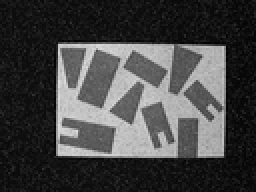
%> input picture versuch1/testmuster3cn.bmp, 128 x 96 px, shrunk from 640 x 480 before the run (shown 2 times larger)
$ octave irpVersuch1.m   (GNU Octave 9; MATLAB toolbox functions it lacks are replaced by stand-ins)
%> lines starting %> are read from the running program, lines starting %| are printed output that depends on the picture
%> further down, I is the input picture: size 96x128 uint8; min 0, max 224, mean 67.6
### versuch1/irpFilter.m
function F = irpFilter(I, noise, algorithm)
%> called with noise = 1, algorithm = 2
% F = irpFilter(I, noise, algorithm)
% Wendet einen geeigneten Rauschfilter auf das Eingangsbild an.
%
% Parameter:
% 'I'                 Eingangsbild
% 'noise'             St鋜ke der Filterung: 0(aus), 1(leicht), 2(stark)
% 'algorithm'         Auswahl des Verfahrens: 1 (Average), 2 (Median)
%
% R點kgabewerte:
% 'F'                 Gefiltertes Bild.

% Setze Filtergr鲞e.
fsize = (noise*2)+1;

% F黨re Filteroperation durch in Abh鋘gigkeit von 'algorithm'.
if (algorithm == 1)
    F = irpAveragefilt2(I, fsize);
end

if (algorithm == 2)
    F = medfilt2(I,[fsize fsize]);
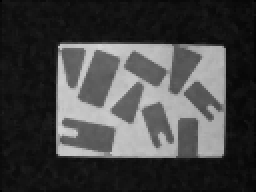
%> F: size 96x128 uint8 (shown 2 times larger); min 0, max 212, mean 67.1
end

if (algorithm == 0)
    F = I;
end

### versuch1/irpThresholds.m
function [low high] = irpThresholds(I)
% [low high] = irpThresholds(I)
% Berechnet auf Basis des Grauwerthistogramms automatisch
% einen niedrigen und eine hohen Schwellwert.
%
% Parameter:
% 'I'                 Grauwertbild mit Werten im Bereich [0 255]
%
% R點kgabewerte:
% 'low'               Niedriger Schwellwert
% 'high'              Hoher Schwellwert

% Berechne das Histogramm.
H = imhist (I);
%> H = 256 values, max 796 at index 18, min 0 at index 2, mean 48

% Als Zwischenschritt kann hier die Funktion 'irp3Gaussians1d' verwendet
% werden, die 3 gewichtete Gaussverteilungen aus dem Histogramm sch鋞zt.
irp3Gaussians1d(H);
[MU, SIGMA, WEIGHT] = irp3Gaussians1d (H);

% Berechne die Schwellwerte.
[MU, IX] = sort(MU, 'ascend');
SIGMAB = SIGMA(IX);
WEIGHTB = WEIGHT(IX);

k1 = zeros(256,1);
k1(:,1) = gauss_distribution(1:256, MU(1), SIGMAB(1));
k2 = zeros(256,1);
k2(:,1) = gauss_distribution(1:256, MU(2), SIGMAB(2));
k3 = zeros(256,1);
k3(:,1) = gauss_distribution(1:256, MU(3), SIGMAB(3));

% addieren. minimum suchen zwischen den mu. dann mu wieder auf grenzwert
% draufaddieren

k1k2 = zeros(256,1);
k1k2(:,1) = k1(:,1)*WEIGHTB(1) + k2(:,1)*WEIGHTB(2);
[min1, min1_ind]= min(k1k2(MU(1):MU(2),1)')
low = min1_ind + MU(1);

k2k3 = zeros(256,1);
k2k3(:,1) = k2(:,1)*WEIGHTB(2) + k3(:,1)*WEIGHTB(3);
[min2, min2_ind]= min(k2k3(MU(2):MU(3),1)')
high = min2_ind + MU(2);

% % einfache Variante
%  low = (MU(2)+MU(1))/2;
%  high =(MU(2)+MU(3))/2;
end

% Methode2
% [5 lines left out: function gauss_distribution, not called in this run]

### versuch1/irp3Gaussians1d.m
function [MU, SIGMA, WEIGHT] = irp3Gaussians1d(H)
% C = irp3Gaussians1d(H)
% Berechnet auf Basis des Grauwerthistogramms drei Gaussverteilungen.
%
% Parameter:
% 'H'                 Grauwerthistogramm
%
% R點kgabewerte:
% 'MU'                 3d Spaltenvektor mit Mittelwerten der Gaussverteilungen
% 'SIGMA'              3d Spaltenvektor mit Standardabweichungen der Gaussverteilungen
% 'WEIGHT'             3d Spaltenvektor mit Gewichten der Gaussverteilungen

% Generiere Trainingsvektor aus Histogramm
num = size(H,1);
%> num = 256
train = [];
for i=1:num,
  train = [train; i * ones(min(round(sum(H,1)/100),H(i)),1)];
end
%> after the loop, train = 7191 values from 1 to 213

% Sch鋞ze Gaussverteilungen mit Hilfe des EM-Algorithmus
success = 0;
while success == 0
  try
    est = gmmb_em(double(train), 'init', 'cmeans1', 'components', 3, 'thr', 1e-8);
    success = 1;
  catch
    success = 0;
  end
end

% Generiere R點kgabewerte
MU     = est.mu';
SIGMA  = sqrt(squeeze(est.sigma));
WEIGHT = est.weight;

### versuch1/irpVersuch1.m
%% Setze einige Variablen.
% 'I' muss bekannt und ein Grauwertbild sein.
I = imread('testmuster3cn.bmp');
%I = rgb2gray(imread('testmuster3c.bmp'));
doTest    = 0;       % F黨re Tests aus? 0 (nein), 1 (ja)
noise     = 1;       % St鋜ke des Rauschfilters:
                     % 0 (aus), 1 (leicht), 2 (stark)
algorithm = 2;       % Auswahl des Filterverfahrens
                     % 1 (Average), 2 (Median)
morph     = 1;       % St鋜ke der morphologischen Filteroperation:
                     % 0 (aus), 1 (leicht), 2 (stark)

%% Filtere das Ausgangsbild.
if doTest, irpTestFilter(I, noise); end;
F = irpFilter(I, noise, algorithm);

%% Berechne automatisch die Schwellwerte.
if doTest, irpTestThresholds(F, 1, 3, 1); end;
%> (the run ends here)
